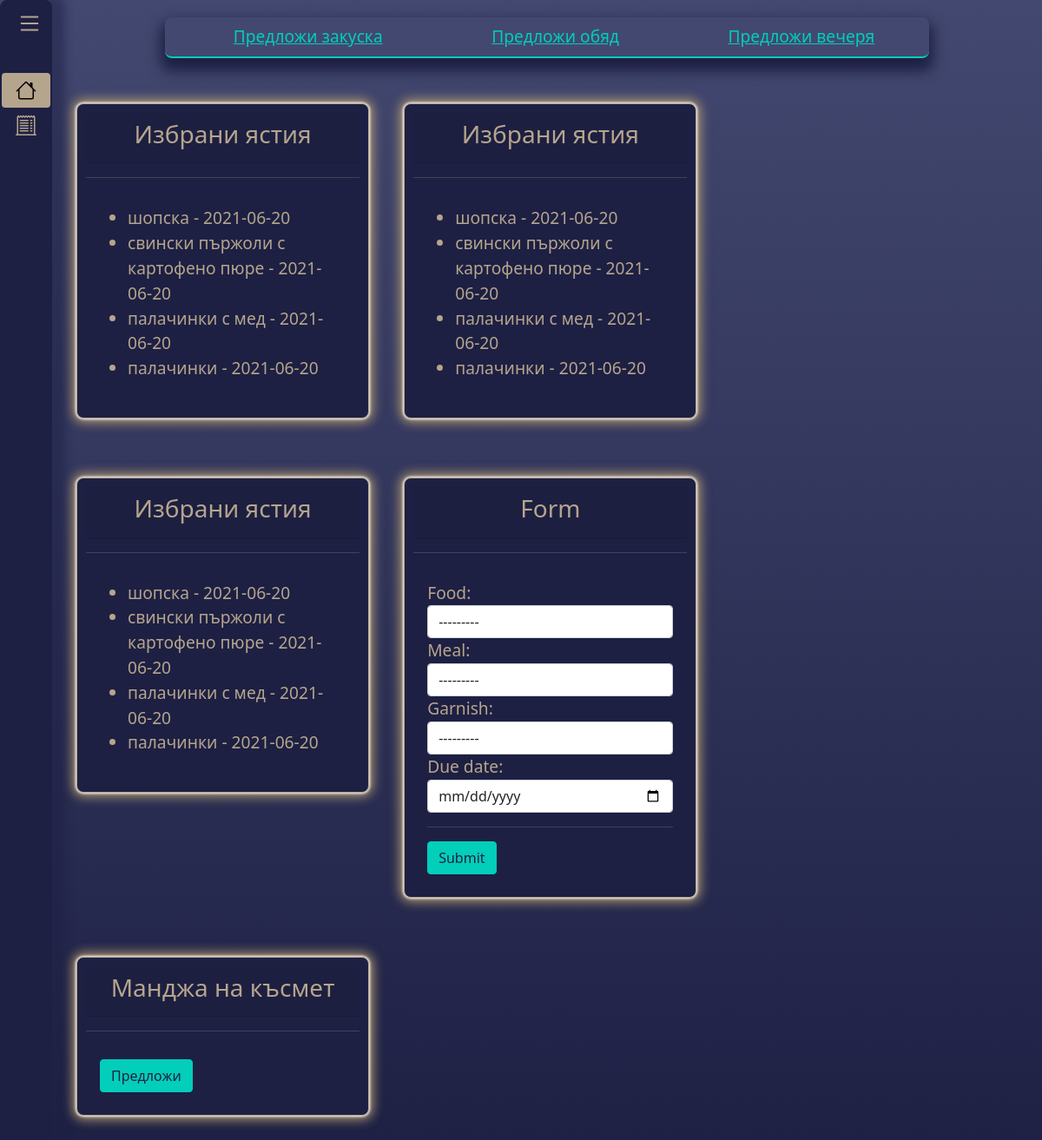
The app's page /, older data.
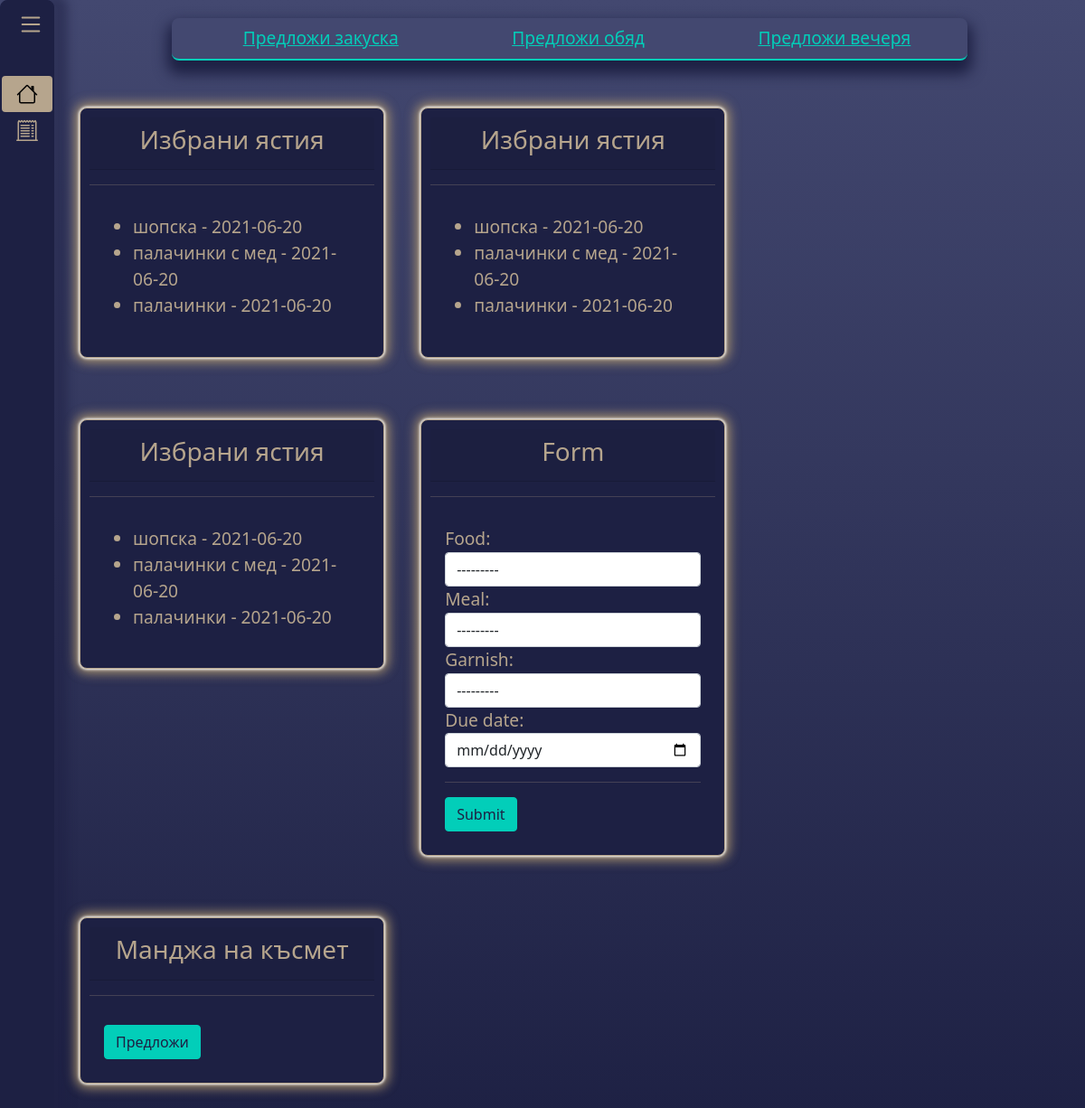
The same page, newer data.
### cooking_project/main/models/choice_model.py (models this page shows)
class Choice(models.Model):
    food = models.ForeignKey(
        Food,
        on_delete=models.CASCADE,
    )
    meal = models.ForeignKey(
        Meal,
        on_delete=models.CASCADE,
    )
    garnish = models.ForeignKey(
        Garnish,
        on_delete=models.CASCADE,
        blank=True,
        null=True,
    )
    due_date = models.DateField()
    def __str__(self):
        garnish = f" с {self.garnish.name}" if self.garnish else ''
        return f"{self.food.name}{garnish} - {self.due_date.__str__()}"

### cooking_project/food/models/food_model.py (models this page shows)
class Food(models.Model):
    name = models.CharField(
        max_length=30,
    )
    type = models.ForeignKey(
        Coarse,
        on_delete=models.CASCADE,
    )
    needs_garnish = models.BooleanField(
        default=False,
    )
    vegetarian = models.BooleanField(
        default=False,
    )
    image = models.ImageField(
        upload_to='static/images',
        verbose_name='food image',
        null=True,
        blank=True,
    )
    def __str__(self):
        return self.name

### cooking_project/food/models/garnish_model.py (models this page shows)
class Garnish(models.Model):
    name = models.CharField(
        max_length=20,
    )
    def __str__(self):
        return self.name

### cooking_project/main/views.py (the view, shortened to what this page needs)
# urls.py: path('', index, name='index'),
def index(request):
    form = ChoiceForm()
    choices = Choice.objects.all()
    if request.method == 'GET':
        context = {
            'form': form,
            'choices': choices,
        }
        return render(request, 'index.html', context)

### cooking_project/main/forms.py
class ChoiceForm(forms.ModelForm):
    def __init__(self, *args, **kwargs):
        super(ChoiceForm, self).__init__(*args, **kwargs)
        for field_name, field in self.fields.items():
            field.widget.attrs['class'] = 'form-control'
    class Meta:
        model = Choice
        fields = '__all__'
        widgets = {
            'due_date': forms.DateInput(
                attrs={
                    'type': 'date',
                }
            ),
        }

### cooking_project/food/models/meal_model.py (called while the page is built)
    def __str__(self):
        return self.type

### templates/index.html (shortened to what this page needs)
{% extends 'base.html' %}
{% block content %}
    <div class="row row-cols-lg-3 row-cols-sm-1 align-items-start align-content-between">
        <div class="card mb-lg-5">
            <div class="card-header text-center">
                <h3>Избрани ястия</h3>
            </div>
            <hr/>
            <div class="card-body">
                <div class="card-text">
                    <ul>
                        {% for choice in choices %}
                            <li>{{ choice }}</li>
                        {% endfor %}
                    </ul>
                </div>
            </div>
        </div>
        <div class="card mb-lg-5">
            <div class="card-header text-center">
                <h3>Избрани ястия</h3>
            </div>
            <hr/>
            <div class="card-body">
                <div class="card-text">
                    <ul>
                        {% for choice in choices %}
                            <li>{{ choice }}</li>
                        {% endfor %}
                    </ul>
                </div>
            </div>
        </div>
        <div class="card mb-lg-5">
            <div class="card-header text-center">
                <h3>Избрани ястия</h3>
            </div>
            <hr/>
            <div class="card-body">
                <div class="card-text">
                    <ul>
                        {% for choice in choices %}
                            <li>{{ choice }}</li>
                        {% endfor %}
                    </ul>
                </div>
            </div>
        </div>
        <div class="card mb-5">
            <div class="card-header text-center">
                <h3>Form</h3>
            </div>
            <hr/>
            <div class="card-body">
                <form method="post">
                    {{ form }}
                    <hr/>
                    <button class="btn btn-success">Submit</button>
                </form>
            </div>
        </div>
        <div class="card mb-5">
            <div class="card-header text-center">
                <h3>Манджа на късмет</h3>
            </div>
            <hr/>
            <div class="card-body">
                    <a href="{% url 'suggest' %}">
                        <button class="btn btn-success">Предложи</button>
                    </a>
            </div>
        </div>
    </div>
{% endblock %}

Row changes from the older to the newer data that the page shows:
removed Choice: garnish+food+due_date "свински пържоли с картофено пюре - 2021-06-20"
